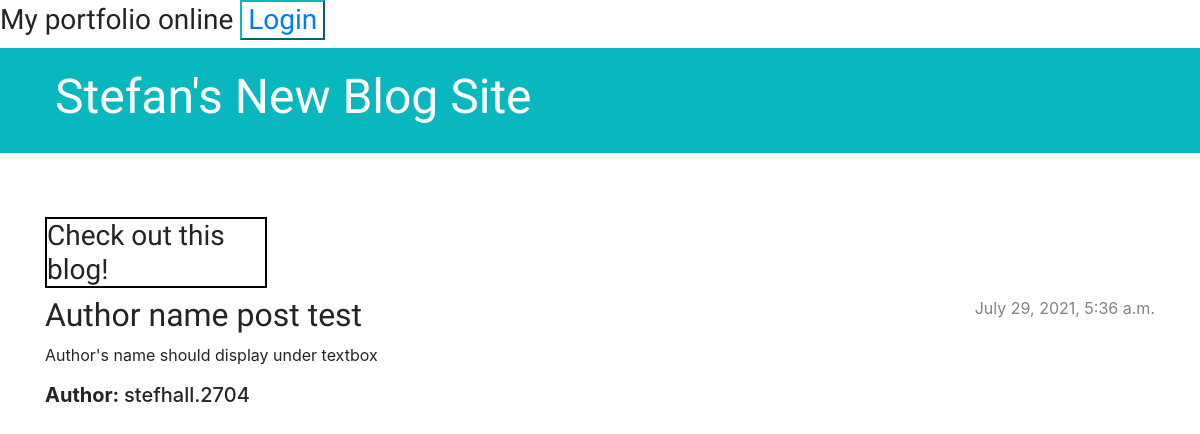
/post/16/, run on an earlier commit of the app's database.
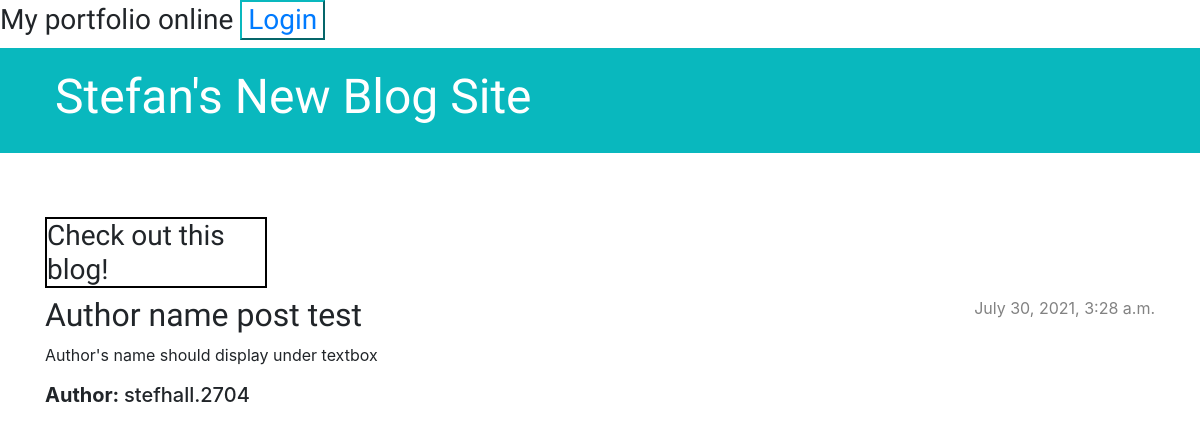
And on a later commit of the database.
### blog/models.py (models this page shows, shortened)
class Post(models.Model):
    author = models.ForeignKey(settings.AUTH_USER_MODEL, on_delete=models.CASCADE)
    title = models.CharField(max_length=200)
    text = models.TextField()
    created_date = models.DateTimeField(default=timezone.now)
    published_date = models.DateTimeField(blank=True, null=True)

### blog/views.py (the view)
# urls.py: path('post/<int:pk>/', views.post_detail, name='post_detail'),
def post_detail(request, pk):
    post = get_object_or_404(Post, pk=pk)
    return render(request, 'blog/post_detail.html', {'post': post})

### blog/templates/blog/post_detail.html (shortened to what this page needs)
{% extends 'blog/base.html' %}
{% block content %}
    <article class="post">
        <br>
        <h3 style="border: 2px solid #000; margin-right: 80%;">Check out this blog!</h3>
        {% if post.published_date %}
            <time class="date">
                {{ post.published_date }}
            </time>
        {% endif %}
        <h2>{{ post.title }}</h2>
        <p>{{ post.text|linebreaksbr }}</p>
        <h5><strong>Author: </strong> {{ post.author }}</h5>
    </article>
{% endblock %}

What changed in the data, as far as the page shows it:
changed Post "Author name post test": published_date "July 29, 2021, 5:36 a.m." → "July 30, 2021, 3:28 a.m."
